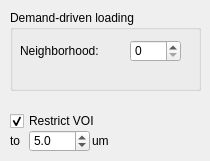
          <widget class="QWidget" name="tab">
           <attribute name="title">
            <string>General</string>
           </attribute>
           <widget class="QCheckBox" name="ckbx_restrictVOI">
            <property name="enabled">
             <bool>true</bool>
            </property>
            <property name="geometry">
             <rect>
              <x>10</x>
              <y>110</y>
              <width>111</width>
              <height>22</height>
             </rect>
            </property>
            <property name="text">
             <string>Restrict VOI</string>
            </property>
            <property name="checked">
             <bool>true</bool>
            </property>
           </widget>
           <widget class="QLabel" name="VOIlabel1">
            <property name="geometry">
             <rect>
              <x>10</x>
              <y>130</y>
              <width>16</width>
              <height>22</height>
             </rect>
            </property>
            <property name="text">
             <string>to</string>
            </property>
           </widget>
           <widget class="QLabel" name="VOIlabel2">
            <property name="geometry">
             <rect>
              <x>92</x>
              <y>130</y>
              <width>21</width>
              <height>22</height>
             </rect>
            </property>
            <property name="text">
             <string>um</string>
            </property>
           </widget>
           <widget class="QDoubleSpinBox" name="SpinBoxVOISize">
            <property name="geometry">
             <rect>
              <x>29</x>
              <y>130</y>
              <width>61</width>
              <height>22</height>
             </rect>
            </property>
            <property name="decimals">
             <number>1</number>
            </property>
            <property name="minimum">
             <double>0.000000000000000</double>
            </property>
            <property name="maximum">
             <double>1000000000.000000000000000</double>
            </property>
            <property name="value">
             <double>5.000000000000000</double>
            </property>
           </widget>
           <widget class="QGroupBox" name="group_ScaleBar_2">
            <property name="geometry">
             <rect>
              <x>10</x>
              <y>10</y>
              <width>191</width>
              <height>81</height>
             </rect>
            </property>
            <property name="title">
             <string>Demand-driven loading</string>
            </property>
            <widget class="QLabel" name="label_56">
             <property name="geometry">
              <rect>
               <x>10</x>
               <y>30</y>
               <width>101</width>
               <height>22</height>
              </rect>
             </property>
             <property name="text">
              <string>Neighborhood:</string>
             </property>
            </widget>
            <widget class="QSpinBox" name="SpinBox_DemDriNeighbors">
             <property name="geometry">
              <rect>
               <x>120</x>
               <y>30</y>
               <width>51</width>
               <height>22</height>
              </rect>
             </property>
             <property name="minimum">
              <number>0</number>
             </property>
             <property name="maximum">
              <number>100000</number>
             </property>
            </widget>
           </widget>
          </widget>
